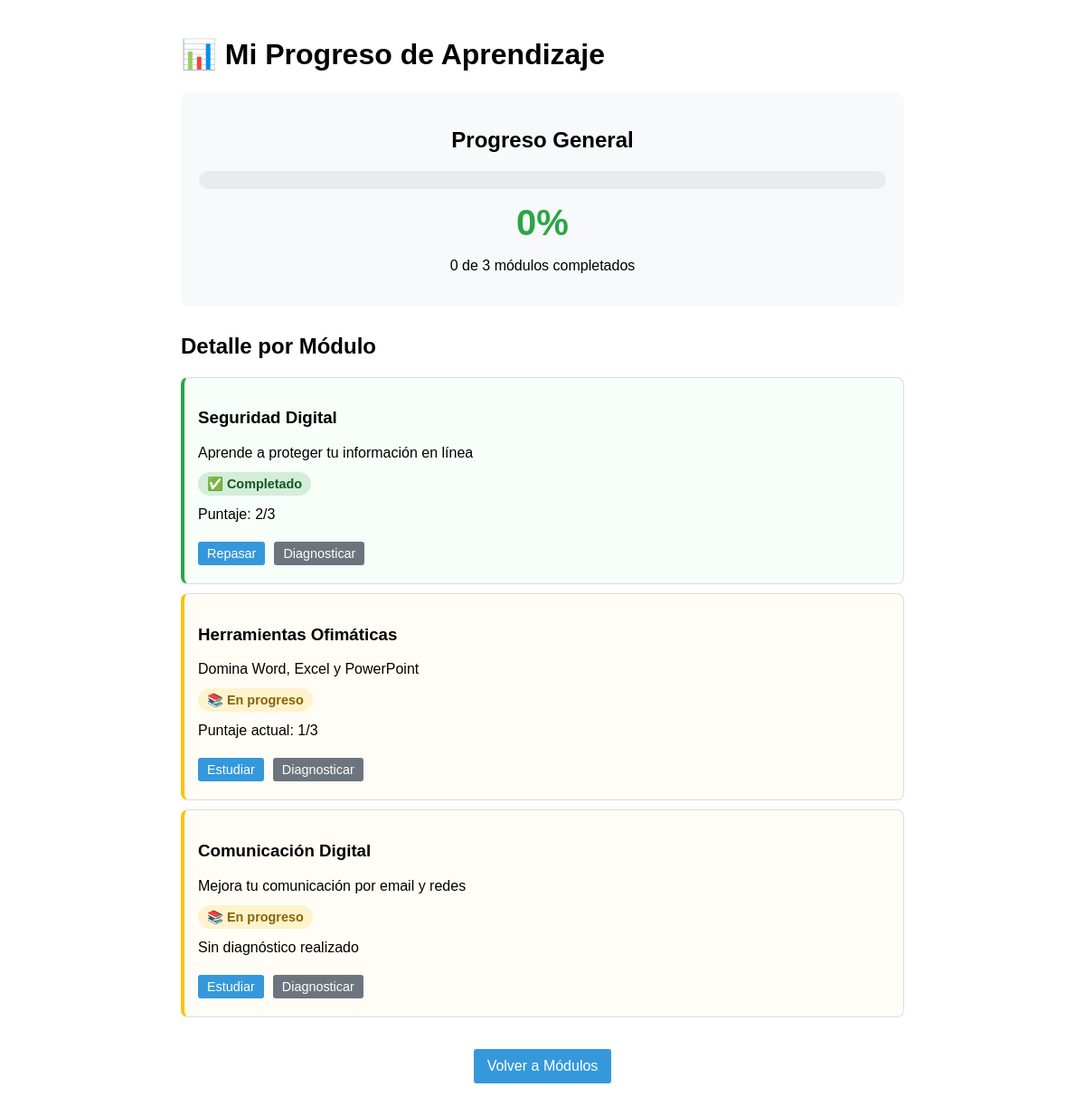
The page /progreso/ (signed in) on the database its author committed.
### progreso/models.py (models this page shows, shortened)
class ProgresoUsuario(models.Model):
    usuario = models.OneToOneField(Usuario, on_delete=models.CASCADE)
    modulos_completados = models.ManyToManyField(Modulo, blank=True)
    total_modulos = models.IntegerField(default=3)  # Tus 3 módulos
    porcentaje_avance = models.FloatField(default=0.0)
    def actualizar_progreso(self):
        completados = self.modulos_completados.count()
        self.porcentaje_avance = (completados / self.total_modulos) * 100
        self.save()

### cursos/models.py (models this page shows, shortened)
class Modulo(models.Model):
    nombre = models.CharField(max_length=100)
    descripcion = models.TextField()
    duracion_estimada = models.IntegerField(help_text="Duración en minutos")
    orden = models.IntegerField(default=0)
    activo = models.BooleanField(default=True)
    class Meta:
        ordering = ['orden']

### progreso/views.py (the view)
# urls.py: path('', views.panel_progreso, name='panel_progreso'),
@login_required
def panel_progreso(request):
    progreso, created = ProgresoUsuario.objects.get_or_create(usuario=request.user)
    modulos_con_estado = []
    for modulo in Modulo.objects.all():
        diagnostico = DiagnosticoInicial.objects.filter(
            usuario=request.user,
            modulo=modulo
        ).order_by('-fecha').first()
        completado = diagnostico and diagnostico.puntaje >= 2  # 2/3 o más
        modulos_con_estado.append({
            'modulo': modulo,
            'completado': completado,
            'puntaje': diagnostico.puntaje if diagnostico else 0,
            'total_preguntas': 3  # Tus módulos tienen 3 preguntas
        })
    progreso.actualizar_progreso()
    return render(request, 'progreso/panel.html', {
        'progreso': progreso,
        'modulos_con_estado': modulos_con_estado
    })

### templates/progreso/panel.html (shortened to what this page needs)
<!DOCTYPE html>
<html>
<head>
    {% load static %}
    <link rel="stylesheet" href="{% static 'css/style.css' %}">
</head>
<body>
    <h1>📊 Mi Progreso de Aprendizaje</h1>
    <div class="panel-container">
        <div class="progreso-general">
            <h2>Progreso General</h2>
            <div class="barra-progreso">
            </div>
            <p class="porcentaje-grande">{{ progreso.porcentaje_avance|default:0|floatformat:0 }}%</p>
            <p>{{ progreso.modulos_completados.count }} de {{ progreso.total_modulos }} módulos completados</p>
        </div>
        <div class="modulos-progreso">
            <h2>Detalle por Módulo</h2>
            {% for item in modulos_con_estado %}
            <div class="modulo-estado {% if item.completado %}completado{% else %}pendiente{% endif %}">
                <h3>{{ item.modulo.nombre }}</h3>
                <p>{{ item.modulo.descripcion }}</p>
                <div class="estado-info">
                    {% if item.completado %}
                    <span class="estado-badge completado">✅ Completado</span>
                    <p>Puntaje: {{ item.puntaje }}/{{ item.total_preguntas }}</p>
                    {% else %}
                    <span class="estado-badge pendiente">📚 En progreso</span>
                    {% if item.puntaje > 0 %}
                    <p>Puntaje actual: {{ item.puntaje }}/{{ item.total_preguntas }}</p>
                    {% else %}
                    <p>Sin diagnóstico realizado</p>
                    {% endif %}
                    {% endif %}
                </div>
                <div class="acciones-modulo">
                    <a href="{% url 'cursos:modulo_detalle' item.modulo.id %}" class="btn btn-small">
                        {% if item.completado %}Repasar{% else %}Estudiar{% endif %}
                    </a>
                    <a href="{% url 'evaluaciones:diagnostico_modulo' item.modulo.id %}"
                        class="btn btn-small btn-secondary">
                        Diagnosticar
                    </a>
                </div>
            </div>
            {% endfor %}
        </div>
    </div>
    <div class="navegacion">
        <a href="{% url 'cursos:lista_modulos' %}" class="btn">Volver a Módulos</a>
    </div>
</body>
</html>

### static/css/style.css (style rules this page uses)
body { font-family: Arial, sans-serif; max-width: 800px; margin: 0 auto; padding: 20px; }
a { color: #3498db; text-decoration: none; }
.btn { background: #3498db; color: white; padding: 10px 15px; border: none; border-radius: 3px; cursor: pointer; display: inline-block; margin: 5px 0; }
.btn-secondary { background: #6c757d; }

### templates/progreso/panel.html (style rules this page uses)
.panel-container { max-width: 800px; margin: 0 auto; }
.progreso-general { background: #f8f9fa; padding: 20px; border-radius: 10px; margin-bottom: 30px; text-align: center; }
.barra-progreso { background: #e9ecef; border-radius: 10px; height: 20px; margin: 15px 0; overflow: hidden; }
.porcentaje-grande { font-size: 2.5em; font-weight: bold; color: #28a745; margin: 10px 0; }
.modulos-progreso { margin-bottom: 30px; }
.modulo-estado { border: 1px solid #ddd; padding: 15px; margin: 10px 0; border-radius: 8px; }
.modulo-estado.completado { border-left: 4px solid #28a745; background: #f8fff9; }
.modulo-estado.pendiente { border-left: 4px solid #ffc107; background: #fffdf6; }
.estado-badge { padding: 5px 10px; border-radius: 15px; font-size: 0.9em; font-weight: bold; }
.estado-badge.completado { background: #d4edda; color: #155724; }
.estado-badge.pendiente { background: #fff3cd; color: #856404; }
.acciones-modulo { margin-top: 10px; display: flex; gap: 10px; }
.btn-small { padding: 5px 10px; font-size: 0.9em; }
.estado-info { margin: 10px 0; }
.navegacion { text-align: center; margin-top: 30px; }

### rows shown on the page
ProgresoUsuario: porcentaje_avance "0", modulos_completados.count "0", total_modulos "3"
Modulo: modulo.nombre "Seguridad Digital", modulo.descripcion "Aprende a proteger tu información en línea", puntaje "2", total_preguntas "3", shows "Repasar"
Modulo: modulo.nombre "Herramientas Ofimáticas", modulo.descripcion "Domina Word, Excel y PowerPoint", puntaje "1", total_preguntas "3", shows "Estudiar"
Modulo: modulo.nombre "Comunicación Digital", modulo.descripcion "Mejora tu comunicación por email y redes", shows "📚 En progreso", shows "Sin diagnóstico realizado", shows "Estudiar"
